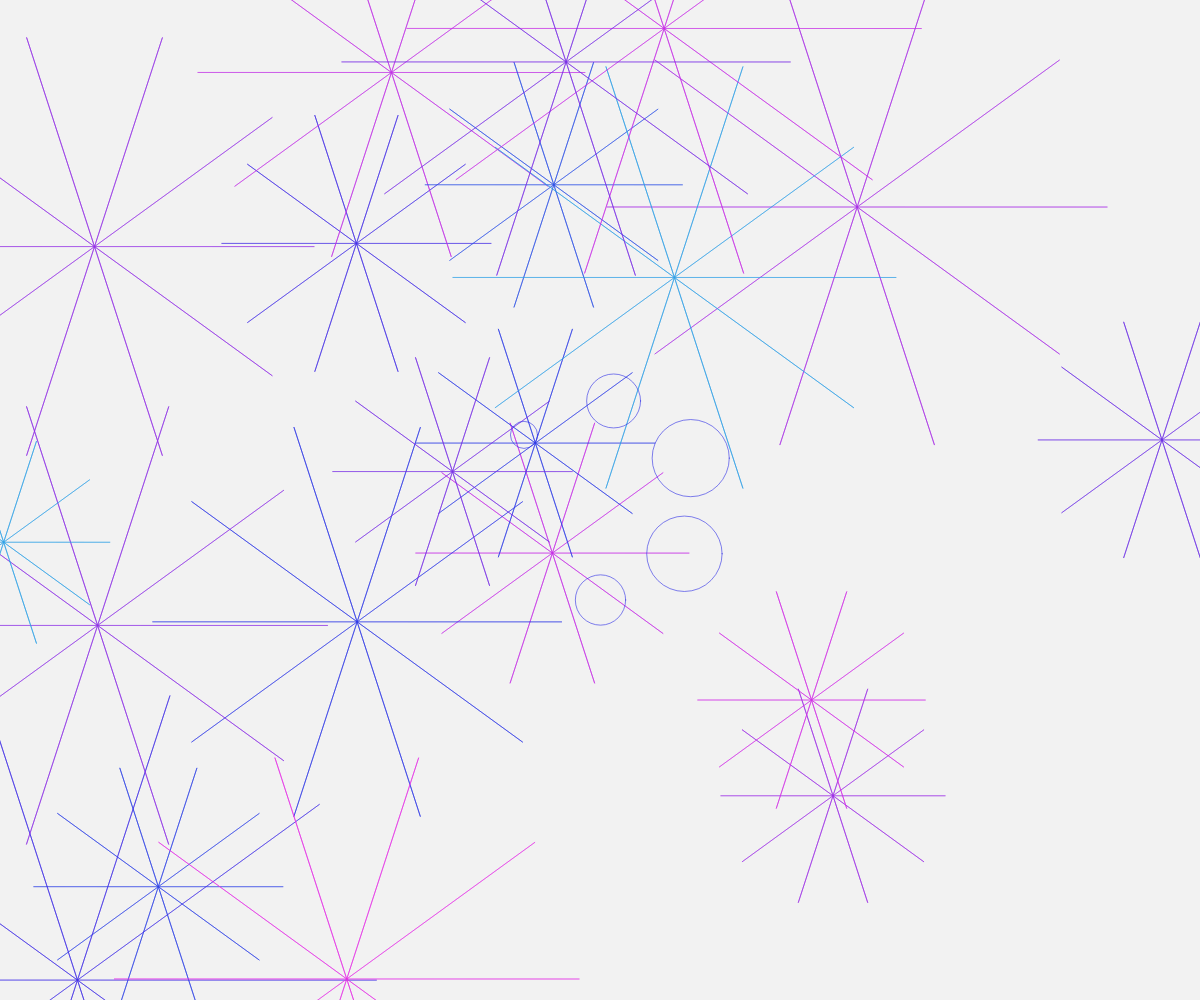
Frame 1 (no input)
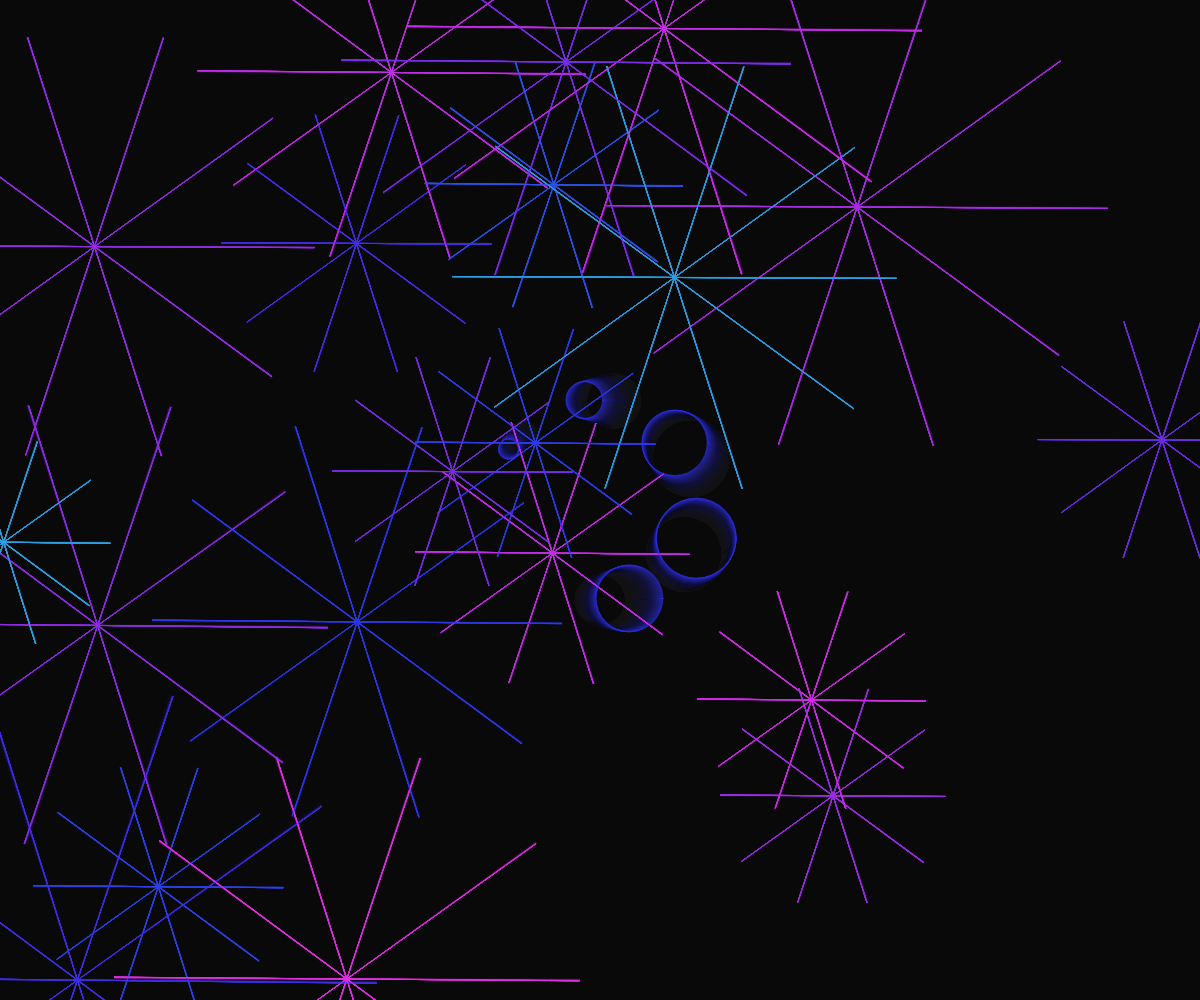
Frame 60 (no input)
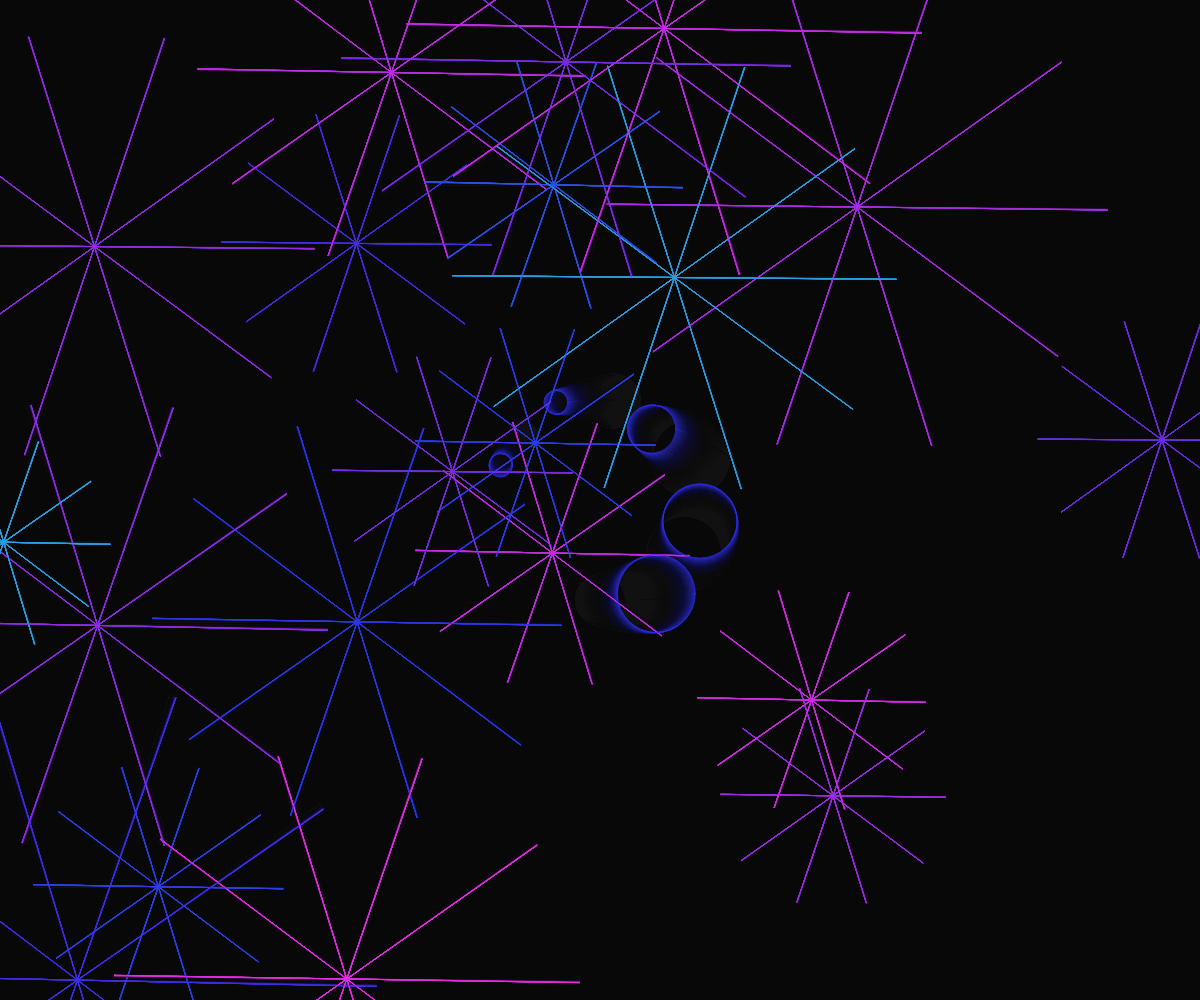
Frame 120 (the mouse pressed at the canvas centre since frame 60)

The p5.js sketch that drew these frames (run headless with seeded random() and noise() and a simulated clock; from frame 60 on, the mouse is pressed at the canvas centre):

// p5.js sketch
// ── sketch.js
let grids = [];
let particles = [];
let time = 0;

function setup() {
  createCanvas(windowWidth, windowHeight);
  colorMode(HSB, 360, 100, 100, 1);
  
  // Create grid of neon lines
  for (let i = 0; i < 20; i++) {
    grids.push({
      x: random(width),
      y: random(height),
      size: random(100, 300),
      speed: random(0.005, 0.02),
      hue: random(200, 300)
    });
  }
  
  // Create particles that form organic shapes
  for (let i = 0; i < 500; i++) {
    particles.push({
      x: random(width),
      y: random(height),
      size: random(1, 3),
      speed: random(0.001, 0.005),
      hue: random(200, 300),
      life: random(100, 200)
    });
  }
}

function draw() {
  background(0, 0, 0, 0.05);
  
  time += 0.01;
  
  // Draw and update grids
  for (let i = 0; i < grids.length; i++) {
    let g = grids[i];
    
    push();
    translate(g.x, g.y);
    rotate(time * g.speed);
    
    stroke(g.hue, 80, 90, 0.7);
    noFill();
    
    // Draw grid lines
    for (let j = 0; j < 10; j++) {
      let angle = map(j, 0, 10, 0, TWO_PI);
      let x1 = cos(angle) * g.size;
      let y1 = sin(angle) * g.size;
      let x2 = cos(angle + PI) * g.size;
      let y2 = sin(angle + PI) * g.size;
      
      // Add pulsing effect to lines
      let pulse = sin(time * 3 + j) * 0.2 + 0.8;
      strokeWeight(1 * pulse);
      
      line(x1, y1, x2, y2);
    }
    
    pop();
  }
  
  // Draw particles forming organic shapes
  beginShape(POINTS);
  for (let i = 0; i < particles.length; i++) {
    let p = particles[i];
    
    // Update position with sine wave motion
    p.x += sin(time * p.speed + p.life) * 0.5;
    p.y += cos(time * p.speed + p.life) * 0.5;
    
    // Fade out and reset particles
    if (p.life <= 0) {
      p.x = random(width);
      p.y = random(height);
      p.life = random(100, 200);
    }
    
    p.life -= 0.5;
    
    // Particle properties
    fill(p.hue, 80, 90, 0.7);
    noStroke();
    
    vertex(p.x, p.y);
  }
  endShape();
  
  // Create architectural fragments from particles
  for (let i = 0; i < 5; i++) {
    let x = width / 2 + sin(time * 0.5 + i) * 100;
    let y = height / 2 + cos(time * 0.3 + i) * 100;
    
    push();
    translate(x, y);
    
    stroke(240, 80, 90, 0.6);
    noFill();
    
    // Draw geometric shapes that morph into organic forms
    let size = sin(time + i) * 30 + 50;
    ellipse(0, 0, size, size);
    
    pop();
  }
}

function windowResized() {
  resizeCanvas(windowWidth, windowHeight);
}
